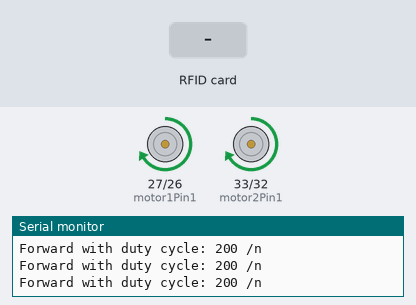
A sketch run on a simulated ESP32. On the bench: motor-driver pin pairs drawn as motors (green arrow = first pin HIGH = forward, orange = second pin HIGH = backward, longer = more drive, scaled by the enable pin), the last lines printed to the serial monitor. The test bench sets the inputs (shaded band).

Above: at 4.2 s.
4.3 s: RFID card 8C 05 C9 75 held to the reader
At 5.4 s:
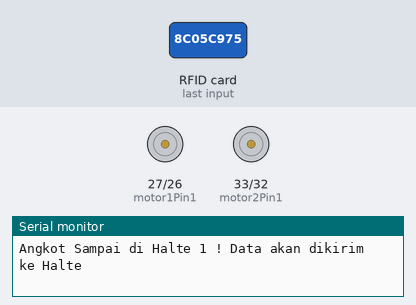
Timing chart, 0 to 11.8 s (numbered marks = the images above; inputs shaded):
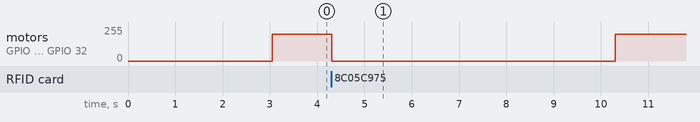

The sketch:

OnboardV2.5.ino
```cpp
#include <SPI.h>
#include <MFRC522.h>
#include <esp_now.h>
#include <WiFi.h>

#define SS_PIN 21
#define RST_PIN 22
// membuat instance MFRC522
// untuk mengakses pin pada MODUL RFID
MFRC522 mfrc522(SS_PIN, RST_PIN);

// deklarasi variabel pin untuk modul motor driver
// Motor A
int motor1Pin1 = 27;
int motor1Pin2 = 26;
int enable1Pin = 14;
// Motor B
int motor2Pin1 = 33;
int motor2Pin2 = 32;
int enable2Pin = 25;

// pengaturan PWM untuk modul motor
const int freq = 30000;
const int pwmChannel = 0;
const int resolution = 8;
int dutyCycle = 200;

// deklarasi variabel unsigned byte untuk alamat MAC Address untuk setiap halte
uint8_t broadcastAddress1[] = {0x50,0x02,0x91,0xe1,0xa6,0x00}; //halte 1
uint8_t broadcastAddress2[] = {0x50,0x02,0x91,0xe1,0x4e,0xac}; //halte 2
uint8_t broadcastAddress3[] = {0xcc,0x50,0xe3,0x5d,0x9e,0x89}; //halte 3
uint8_t broadcastAddress4[] = {0x50,0x02,0x91,0xe1,0xab,0xf7}; //halte 4

// struktur untuk pengiriman data [ESPNOW]
typedef struct infoAngkot_struct {
   char angkotLoc[32];
   char angkotETA[32];
} infoAngkot_struct;

// membuat infoAngkot_struct bernama infoAngkot untuk variabel pesan
// yang akan dikirim
infoAngkot_struct infoAngkot;

// callback untuk espnow saat data terkirim
void OnDataSent(const uint8_t *mac_addr, esp_now_send_status_t status) {
  char macStr[18];
  Serial.print("Packet to: ");
  // menyalin mac pengirim (onboard unit kedalam string)
  snprintf(macStr, sizeof(macStr), "%02x:%02x:%02x:%02x:%02x:%02x",
           mac_addr[0], mac_addr[1], mac_addr[2], mac_addr[3], mac_addr[4], mac_addr[5]);
  Serial.print(macStr);
  Serial.print(" send status:\t");
  Serial.println(status == ESP_NOW_SEND_SUCCESS ? "Delivery Success" : "Delivery Fail");
}

// method setup untuk dijalankan sekali
void setup() {
  // inisialisasi Serial Monitor
  Serial.begin(115200);

  // melakukan set pinMode dengan variabel berisi nomor pin
  // sebagai output untuk mengontrol driver motor
  pinMode(motor1Pin1, OUTPUT);
  pinMode(motor1Pin2, OUTPUT);
  pinMode(enable1Pin, OUTPUT);
  pinMode(motor2Pin1, OUTPUT);
  pinMode(motor2Pin2, OUTPUT);
  pinMode(enable2Pin, OUTPUT);
  // fungsi ledcSetup untuk mengatur PWM
  ledcSetup(pwmChannel, freq, resolution);
  // menyambung pin untuk dikontrol sebagai PWM
  ledcAttachPin(enable1Pin, pwmChannel);
  ledcAttachPin(enable2Pin, pwmChannel);

  // inisialisasi SPI untuk digunakan modul RFID Reader
  SPI.begin();          // inisialisasi bus SPI
  mfrc522.PCD_Init();   // inisialisasi MFRC522
  Serial.println("Approximate your card to the reader...");
  Serial.println();

  // mengatur perangkat menjadi mode Wi-Fi Station
  WiFi.mode(WIFI_STA);
  // inisialisasi ESPNOW
  if (esp_now_init() != ESP_OK) {
    Serial.println("Error initializing ESP-NOW");
    return;
  }
  // setelah dilakukan inisialisasi, dilakukan register fungsi callback OnDataSent
  // untuk mengetahui status dari paket yang ditransmisi(dikirim) pada ESPNOW
  esp_now_register_send_cb(OnDataSent);

  // mengatur channel 802.11 pada ESPNOW untuk digunakan pengiriman
  // dan register peer (mac perangkat tujuan pengiriman)
  esp_now_peer_info_t peerInfo;
  peerInfo.channel = 1;
  peerInfo.encrypt = false;
  // register halte 1
  memcpy(peerInfo.peer_addr, broadcastAddress1, 6);
  if (esp_now_add_peer(&peerInfo) != ESP_OK){
    Serial.println("Failed to add peer");
    return;
  }
  // register halte 2
  memcpy(peerInfo.peer_addr, broadcastAddress2, 6);
  if (esp_now_add_peer(&peerInfo) != ESP_OK){
    Serial.println("Failed to add peer");
    return;
  }
  // register halte 3
  memcpy(peerInfo.peer_addr, broadcastAddress3, 6);
  if (esp_now_add_peer(&peerInfo) != ESP_OK){
    Serial.println("Failed to add peer");
    return;
  }
   // register halte 4
  memcpy(peerInfo.peer_addr, broadcastAddress4, 6);
  if (esp_now_add_peer(&peerInfo) != ESP_OK){
    Serial.println("Failed to add peer");
    return;
  }

//memberi delay 3 detik sebagai persiapan
//memantau alat
  delay(3000);
}

//method untuk menggerakkan motor
void maju(){
// menggerakkan motor agar maju
  digitalWrite(motor1Pin1, HIGH);
  digitalWrite(motor1Pin2, LOW);
  digitalWrite(motor2Pin1, HIGH);
  digitalWrite(motor2Pin2, LOW);
  ledcWrite(pwmChannel, dutyCycle);
  Serial.println("Forward with duty cycle: 200 /n");
  dutyCycle = 200;
  }

//method untuk memberhentikan motor
void setop(){
  Serial.println("Motor stopped");
  digitalWrite(motor1Pin1, LOW);
  digitalWrite(motor1Pin2, LOW);
  digitalWrite(motor2Pin1, LOW);
  digitalWrite(motor2Pin2, LOW);
  }

//method untuk melakukan pembacaan RFID tag
void rfid(){
  // mendeteksi apakah ada kartu
  if ( ! mfrc522.PICC_IsNewCardPresent())
  {
    return;
  }
  // membaca kartu
  if ( ! mfrc522.PICC_ReadCardSerial())
  {
    return;
  }
  // menampilkan UID pada serial monitor
  Serial.print("UID tag :");
  String content= "";
  byte letter;
  for (byte i = 0; i < mfrc522.uid.size; i++)
  {
     Serial.print(mfrc522.uid.uidByte[i] < 0x10 ? " 0" : " ");
     Serial.print(mfrc522.uid.uidByte[i], HEX);
     content.concat(String(mfrc522.uid.uidByte[i] < 0x10 ? " 0" : " "));
     content.concat(String(mfrc522.uid.uidByte[i], HEX));
  }

  //melakukan serial print untuk pembacaan tag dengan compare UID
  Serial.println();
  Serial.print("Posisi : ");
  content.toUpperCase();
  // jika terdeteksi uid halte 1
  if (content.substring(1) == "8C 05 C9 75")
  {
    setop();
    //mengirim ke halte 1 menggunakan ESPNOW
          sprintf (infoAngkot.angkotLoc,"Angkot Sampai di H1");
          sprintf (infoAngkot.angkotETA,"ETA ke H2 2xH1 Detik");

        esp_err_t result = esp_now_send(broadcastAddress1, (uint8_t *) &infoAngkot, sizeof(infoAngkot_struct));

        if (result == ESP_OK) {
          Serial.println("Sent with success");
        }
        else {
          Serial.println("Error sending the data");
        }
        delay(1000);
    Serial.println("Angkot Sampai di Halte 1 ! Data akan dikirim ke Halte");
    Serial.println();
    delay(5000);
  }
  // jika terdeteksi uid halte 2
  else if (content.substring(1) == "C9 E0 7A B2")
  {
    setop();
          //mengirim ke halte 2 menggunakan ESPNOW
          sprintf (infoAngkot.angkotLoc,"Angkot Sampai di H2");
          sprintf (infoAngkot.angkotETA,"ETA ke H3 3xH1 Detik");

        esp_err_t result = esp_now_send(broadcastAddress2, (uint8_t *) &infoAngkot, sizeof(infoAngkot_struct));

        if (result == ESP_OK) {
          Serial.println("Sent with success");
        }
        else {
        Serial.println("Error sending the data");
        }
        delay(1000);
    Serial.println("Angkot Sampai di Halte 2 ! Data akan dikirim ke Halte");
    Serial.println();
    delay(5000);
  }
  // jika terdeteksi uid halte 3
  else if (content.substring(1) == "40 B6 AF 30")
  {
    setop();
          //mengirim ke halte 3 menggunakan ESPNOW
          sprintf (infoAngkot.angkotLoc,"Angkot Sampai di H3");
          sprintf (infoAngkot.angkotETA,"ETA ke H4 4xH1 Detik");

        esp_err_t result = esp_now_send(broadcastAddress3, (uint8_t *) &infoAngkot, sizeof(infoAngkot_struct));

        if (result == ESP_OK) {
          Serial.println("Sent with success");
        }
        else {
        Serial.println("Error sending the data");
        }
        delay(1000);
    Serial.println("Angkot Sampai di Halte 3 ! Data akan dikirim ke Halte");
    Serial.println();
    delay(5000);
  }
  // jika terdeteksi uid halte 4
  else if (content.substring(1) == "CA 9F C9 75")
  {
    setop();
          //mengirim ke halte 3 menggunakan ESPNOW
          sprintf (infoAngkot.angkotLoc,"Angkot Sampai di H4");
          sprintf (infoAngkot.angkotETA,"Pemberhentian Terakhir H4");

        esp_err_t result = esp_now_send(broadcastAddress4, (uint8_t *) &infoAngkot, sizeof(infoAngkot_struct));

        if (result == ESP_OK) {
          Serial.println("Sent with success");
        }
        else {
        Serial.println("Error sending the data");
        }
        delay(1000);
    Serial.println("Angkot Sampai di Halte 4 ! Data akan dikirim ke Halte");
    Serial.println();
    delay(5000);
  }
 // jika uid tidak terdaftar sebagai halte
 else   {
    setop();
    Serial.println("Halte Tak Terdaftar ");
    delay(5000);
  }
}

// method main looping
void loop() {
// memanggil method maju menggerakkan motor,
// rfid untuk pembacaan dan maju lagi untuk maju.
  maju();
  rfid();
  maju();
}
```

Measured:
- after the input at 4.3 s, motor on GPIO 27 (motor1Pin1) / GPIO 26 (motor1Pin2), motor on GPIO 33 (motor2Pin1) / GPIO 32 (motor2Pin2): forward 199/255 → stopped at once, → forward 199/255 6.0 s later
